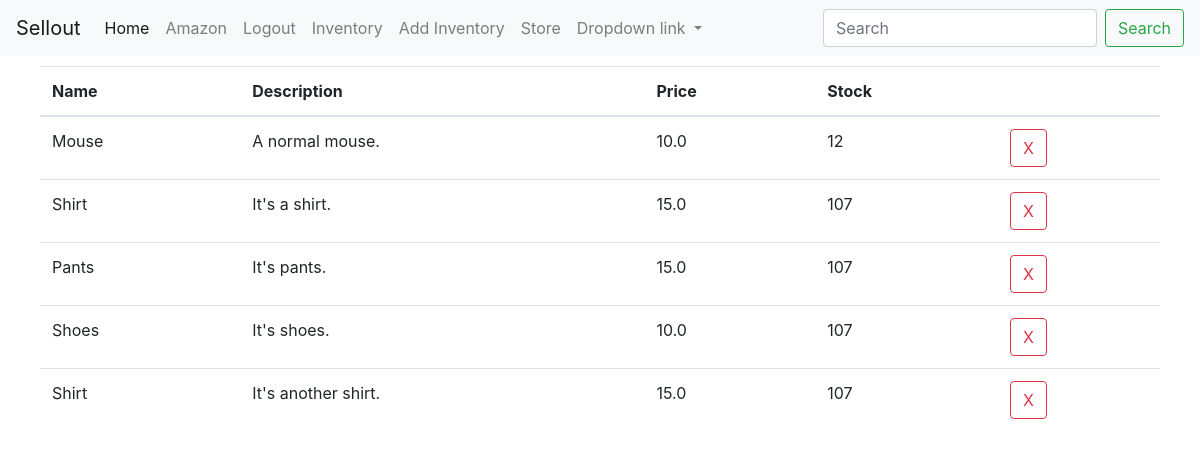
The page /inventory (signed in) on the database its author committed.
### app/models.py (models this page shows, shortened)
class User(UserMixin, db.Model):
    id              = db.Column(db.Integer, primary_key=True)
    username        = db.Column(db.String(64), index=True, unique=True)
    email           = db.Column(db.String(120), index=True, unique=True)
    firstname       = db.Column(db.String(64))
    lastname        = db.Column(db.String(64))
    phone           = db.Column(db.String(16))
    usertype        = db.Column(db.String(16))
    address         = db.Column(db.String(64))
    password_hash   = db.Column(db.String(128))
    items           = db.relationship('Item', backref='vendor', lazy='dynamic')
    cart            = db.relationship('Cart', uselist=False, back_populates='customer')

class SearchableMixin(object):
    @classmethod
    def search(cls, expression, page, per_page):
        ids, total = query_index(cls.__tablename__, expression, page, per_page)
        if total == 0 or not len(ids):
            return cls.query.filter_by(id=0), 0
        when = []
        for i in range(len(ids)):
            when.append((ids[i], i))
        return cls.query.filter(cls.id.in_(ids)).order_by(
            db.case(when, value=cls.id)), total

class Item(SearchableMixin, db.Model):
    __searchable__ = ['title', 'description']
    id          = db.Column(db.Integer, primary_key=True)
    title       = db.Column(db.String(64))
    description = db.Column(db.String(300))
    price       = db.Column(db.Float)
    stock       = db.Column(db.Integer)
    featured    = db.Column(db.Boolean)
    image       = db.Column(db.String(64))
    vendorid    = db.Column(db.Integer, db.ForeignKey('user.id'))
    cartitem    = db.relationship('CartItem', backref='item', lazy='dynamic')
    tags        = db.relationship('ItemTag', backref='item', lazy='dynamic')

### app/routes.py (the view)
@app.route('/inventory',methods=["GET"])
def inventory():
    if not current_user.is_anonymous and current_user.usertype == 'Vendor':
        items = Item.query.filter_by(vendorid = current_user.id).all()
        if request.args.get('removed'):
            flash('Item removed from your inventory.')
            db.session.delete(Item.query.get(request.args.get('removed')))
            db.session.commit()
            return redirect(url_for('inventory'))
        return render_template('inventory.html',items = items)

### app/forms.py
class SearchForm(FlaskForm):
    query = StringField('Search', validators=[DataRequired()])
    def __init__(self, *args, **kwargs):
        if 'formdata' not in kwargs:
            kwargs['formdata'] = request.args
        if 'csrf_enabled' not in kwargs:
            kwargs['csrf_enabled'] = False
        super(SearchForm, self).__init__(*args, **kwargs)

### app/models.py (called while the page is built)
@login.user_loader
def load_user(id):
    return User.query.get(int(id))

### app/routes.py (called while the page is built)
@app.before_request
def before_request():
    g.search_form = SearchForm()

### app/templates/inventory.html
{% extends "base.html" %}
{% block app_content %}
<html>
<body>
<table class="table">
<thead>
    <th>Name</th>
    <th>Description</th>
    <th>Price</th>
    <th>Stock</th>
    <th></th>
</thead>
<tbody>
    {% for item in items %}
        <tr>
            <td>{{ item.title }}</td>
            <td>{{ item.description }}</td>
            <td>{{ item.price }}</td>
            <td>{{ item.stock }}</td>
            <td><a class="btn btn-outline-danger" href="{{ url_for('inventory', removed=item.id) }}" role="button">X</a></td>
        </tr>
    {% endfor %}
</tbody>
</table>
</body>
</html>
{% endblock %}

### app/templates/base.html (shortened to what this page needs)
<!DOCTYPE html>
<html lang="en">
    <head>
        <link href="{{ url_for("static", filename="css/bootstrap.min.css") }}" rel="stylesheet">
    </head>
    {% block navbar %}
    <nav class="navbar navbar-expand-lg navbar-light bg-light justify-content-between">
            <a class="navbar-brand" href="{{ url_for('index') }}">Sellout</a>
            <div class="collapse navbar-collapse" id="navbarNavDropdown">
              <ul class="navbar-nav">
                <li class="nav-item active">
                  <a class="nav-link" href="{{ url_for('index') }}">Home <span class="sr-only">(current)</span></a>
                </li>
                {% if current_user.is_anonymous %}
                <li class="nav-item">
                  <a class="nav-link" href="{{ url_for('login') }}">Login</a>
                </li>
                <li class="nav-item">
                  <a class="nav-link" href="{{ url_for('register') }}">Register</a>
                </li>
                {% else %}
                <li class="nav-item">
                  {% if current_user.usertype=='Customer' %}
                  <a class="nav-link" href="{{ url_for('customer', username=current_user.username) }}">{{ current_user.firstname }}</a>
                  {% elif current_user.usertype=='Vendor' %}
                  <a class="nav-link" href="{{ url_for('vendor', username=current_user.username) }}">{{ current_user.firstname }}</a>
                  {% elif current_user.usertype=='Admin' %}
                  <a class="nav-link" href="{{ url_for('admin', username=current_user.username) }}">{{ current_user.firstname }}</a>
                  {% endif %}
                </li>
                <li class="nav-item">
                  <a class="nav-link" href="{{ url_for('logout') }}">Logout</a>
                </li>
                {% endif %}
                {% if not current_user.is_anonymous and current_user.usertype!='Customer' and current_user.usertype!='Admin'%}
                <a class="nav-link" href="{{ url_for('inventory') }}">Inventory</a>
                <a class="nav-link" href="{{ url_for('add_item') }}">Add Inventory</a>
                {% endif %}
                <li class="nav-item">
                  <a class="nav-link" href="#">Store</a>
                </li>
                <li class="nav-item dropdown">
                  <a class="nav-link dropdown-toggle" href="#" id="navbarDropdownMenuLink" data-toggle="dropdown" aria-haspopup="true" aria-expanded="false">
                    Dropdown link
                  </a>
                </li>
              </ul>
            </div>
            <form class="form-inline" method="get" action="{{ url_for('search') }}">
                {{ g.search_form.query(size=20, class='form-control mr-sm-2', placeholder=g.search_form.query.label.text) }}
                <button class="btn btn-outline-success my-2 my-sm-0" type="submit">Search</button>
            </form>
          </nav>
    {% endblock %}
    <body>
        {% block content %}
        <div class="container" style="padding: 10px">
            {% block app_content %}{% endblock %}
        </div>
        {% endblock %}
        <link rel="stylesheet" href="https://stackpath.bootstrapcdn.com/bootstrap/4.3.1/css/bootstrap.min.css">
    </body>
</html>

### rows shown on the page
User: firstname "Amazon"
Item: title "Mouse", description "A normal mouse.", price "10.0", stock "12"
Item: title "Shirt", description "It's a shirt.", price "15.0", stock "107"
Item: title "Pants", description "It's pants.", price "15.0", stock "107"
Item: title "Shoes", description "It's shoes.", price "10.0", stock "107"
Item: title "Shirt", description "It's another shirt.", price "15.0", stock "107"
